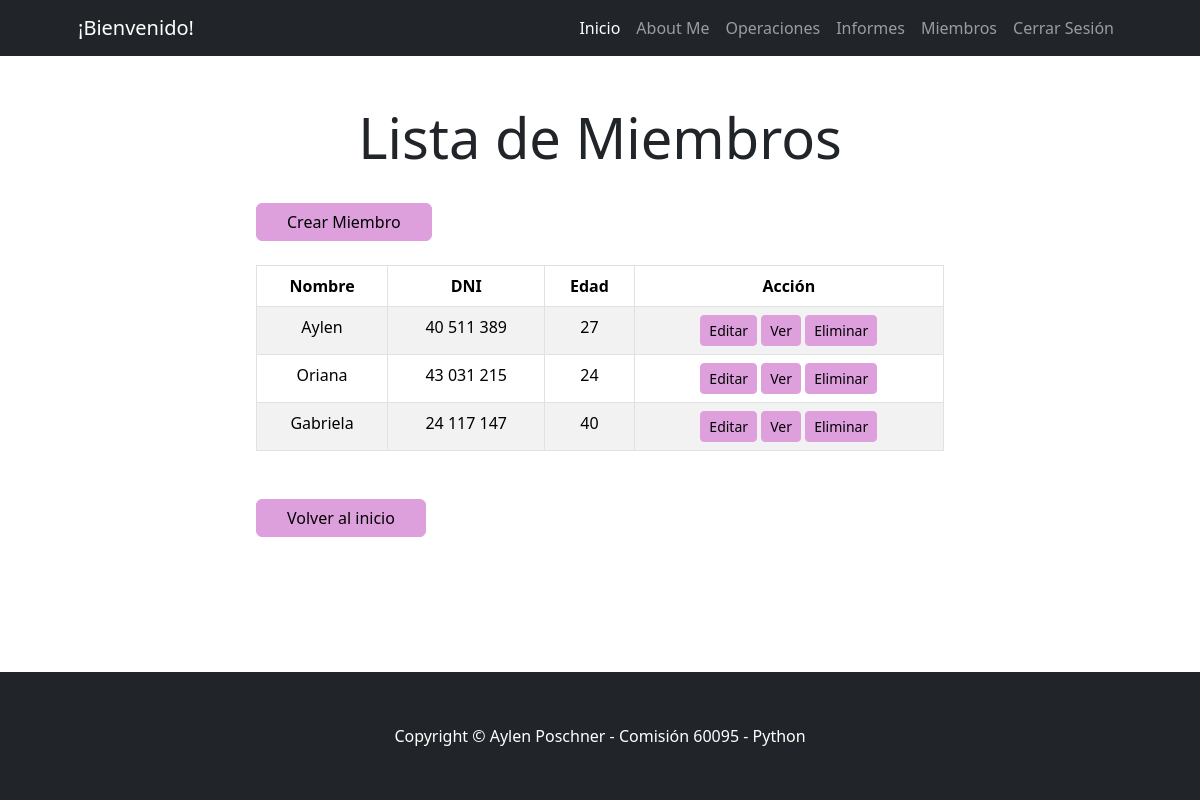
The page /gestion/usuario/list/ (signed in) on the database its author committed.
### gestion/models.py (models this page shows, shortened)
class Usuario(models.Model):
    usuario = models.OneToOneField(User, on_delete=models.CASCADE, related_name='Usuario')
    dni = models.IntegerField(unique=True,null=True)
    fecha_nacimiento = models.DateField()
    foto = models.ImageField(upload_to='imagenes_perfil', blank=True, null=True)
    @property
    def calcular_edad(self):
        hoy = datetime.today()
        if hoy.month < self.fecha_nacimiento.month:
            edad = hoy.year - self.fecha_nacimiento.year -1
        else:
            edad = hoy.year - self.fecha_nacimiento.year
        return edad

### gestion/views_models/usuario.py (the view)
# urls.py: path("usuario/list/", usuario.UsuarioListView.as_view(), name="usuario_list"),
class UsuarioListView(ListView):
    model = Usuario
    def get_queryset(self):
        if self.request.user.is_staff:
            return Usuario.objects.all()
        return Usuario.objects.filter(usuario=self.request.user)

### gestion/templates/gestion/usuario_list.html
{% extends 'core/base.html' %}
{% load static %}
{% block contenido %}
<div class="container px-4 px-lg-5">
    <div class="row justify-content-center my-5">
        <div class="col-lg-8 text-center">
            <h4 class="display-4 mb-4">Lista de Miembros</h4>
        </div>
        <div class="col-lg-8">
            <a href="{% url 'gestion:usuario_create' %}" class="btn btn-primary mt-2" style="background-color: plum; border-color: plum; color: black; padding-left: 30px; padding-right: 30px;">Crear Miembro</a>
        </div>
        <div class="col-lg-8 text-center mt-4">
            <div class="table-responsive">
                <table class="table table-striped table-bordered">
                    <thead>
                        <tr>
                            <th>Nombre</th>
                            <th>DNI</th>
                            <th>Edad</th>
                            <th>Acción</th>
                        </tr>
                    </thead>
                    <tbody>
                        {% for object in object_list %}
                            <tr>
                                <td>{{ object.usuario.username }}</td>
                                <td>{{ object.dni }}</td>
                                <td>{{ object.calcular_edad }}</td>
                                <td>
                                    <a href="{% url 'gestion:usuario_update' object.id %}" class="btn btn-warning btn-sm" style="background-color:plum;border-color: plum; color: black;">Editar</a>
                                    <a href="{% url 'gestion:usuario_detail' object.id %}" class="btn btn-info btn-sm" style="background-color:plum;border-color: plum;color: black;">Ver</a>
                                    <a href="{% url 'gestion:usuario_delete' object.id %}" class="btn btn-danger btn-sm" style="background-color: plum;border-color: plum;color: black;">Eliminar</a>
                                </td>
                            </tr>
                        {% empty %}
                            <tr>
                                <td colspan="4" class="text-center">No hay usuarios creados</td>
                            </tr>
                        {% endfor %}
                    </tbody>
                </table>
            </div>
        </div>
        <div class="col-lg-8 mt-4">
            <a href="{% url 'core:index' %}" class="btn btn-primary mt-2" style="background-color: plum; border-color: plum; color: black; padding-left: 30px; padding-right: 30px;">Volver al inicio</a>
        </div>
    </div>
</div>
{% endblock contenido %}

### rows shown on the page
Usuario: usuario.username "Aylen", dni "40 511 389", calcular_edad "27"
Usuario: usuario.username "Oriana", dni "43 031 215", calcular_edad "24"
Usuario: usuario.username "Gabriela", dni "24 117 147", calcular_edad "40"
